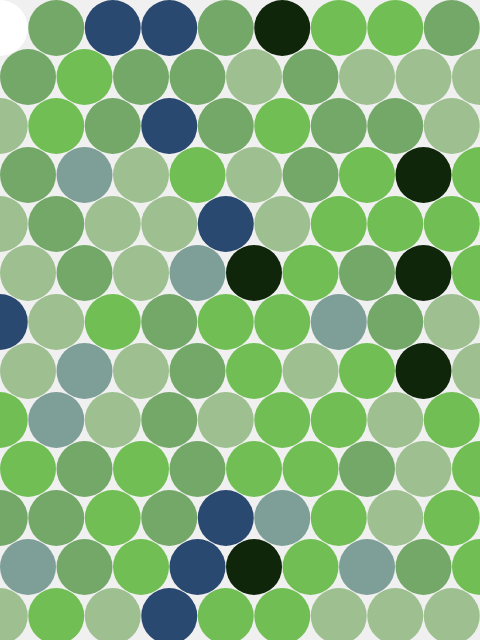
Frame 1 (no input)
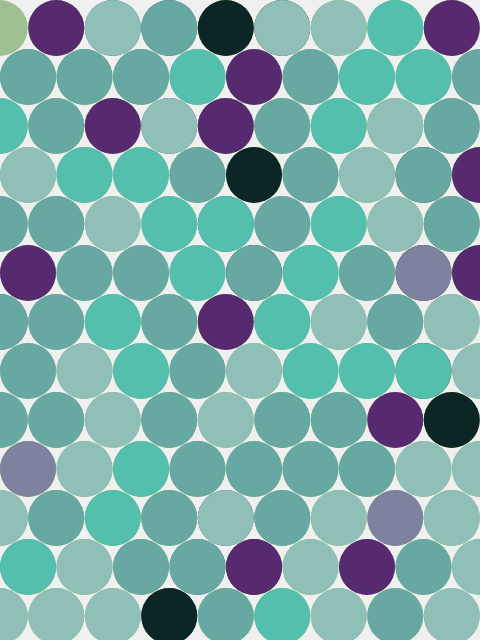
Frame 2 (the mouse pressed at the canvas centre, redrawn once)

The p5.js sketch that drew these frames (run headless with seeded random() and noise() and a simulated clock; the mouse was pressed at the canvas centre and the sketch redrawn once):

// p5.js sketch
// ── sketch.js
//diameter of the circle (width & height)
var diam = 56;
//shims used to space the circles
var xShim = diam+.5;
var yShim = 49;

function setup() {
  createCanvas(480,640);
  noLoop();
  noStroke();
  //use corner mode to simplify circle placement
  ellipseMode(CORNER);
  background(240);
  
  colorMode(HSB, 360,100,100)
}

function draw() {
  //the 6 colors used in the original Albers example
  var albersHue = [212, 207, 205, 316, 271, 212];
  var albersSat = [38, 56, 25, 63, 20, 72];
  var albersBri = [66, 75, 75, 44, 62, 15];
  //random hue to make it more interesting
  var hueShift = floor(random(0,360));
  //rough odds based on the number of times a color appeared in the Albers example
  var colorChance;
  //map color picked to the index of colors
  var ci;
  
  //nested for loops creates 9 columns and 13 rows of evenly spaced circles
  for(var i=0; i<9; i++){
    for(var j=0; j<13; j++){

      //picks 1 of 6 colors based on estimated odds
      colorChance = random(0,100);
      if(colorChance >= 0 && colorChance <= 5){ci = 5;}
      else if(colorChance >= 6 && colorChance <= 9){ci = 4;}
      else if(colorChance >= 10 && colorChance <= 20){ci = 3;}
      else if(colorChance >= 21 && colorChance <= 46){ci = 2;}
      else if(colorChance >= 47 && colorChance <= 72){ci = 1;}
      else if(colorChance >= 73 && colorChance <= 100){ci = 0;}
      
      //fills with random hue shift applied
      fill((albersHue[ci]+hueShift)%360, albersSat[ci], albersBri[ci])
      
      //fills with the colors from the original Albers example
      //fill(albersHue[ci], albersSat[ci], albersBri[ci])

      //if statement shifts every other row to the left by half a circle
      if(j%2==0){
        ellipse((i*xShim)-(xShim/2), j*yShim, diam, diam)
      }else{
        ellipse(i*xShim, j*yShim, diam, diam)
      }
    }
  }
  
}//close draw
